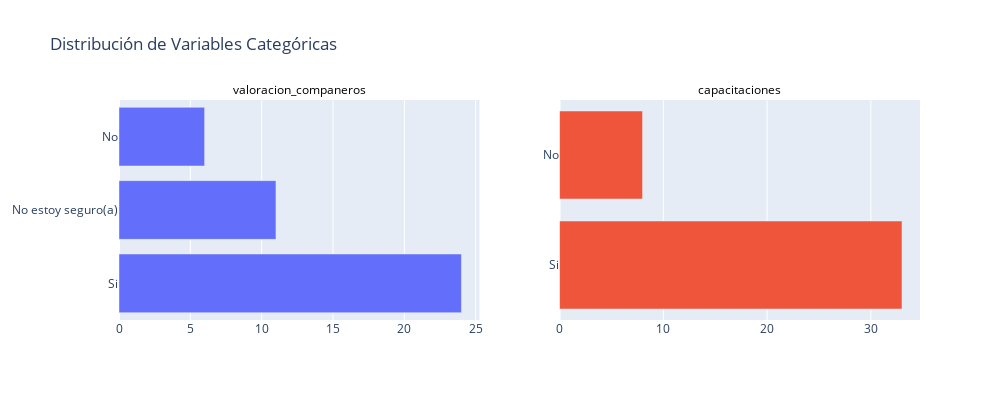

The notebook cell saved with this chart:
### Code cell
graficos_eda_categoricos(df_cat_rel)

### Figure 1 — Plotly figure (JSON) as saved in the notebook; plotly's stock layout.template omitted (floating-point values rounded to 4 significant figures)
{"data": [{"name": "valoracion_companeros", "orientation": "h", "type": "bar", "x": [24, 11, 6], "xaxis": "x", "y": ["Si", "No estoy seguro(a)", "No"], "yaxis": "y"}, {"name": "capacitaciones", "orientation": "h", "type": "bar", "x": [33, 8], "xaxis": "x2", "y": ["Si", "No"], "yaxis": "y2"}], "layout": {"annotations": [{"font": {"color": "black", "size": 12}, "showarrow": false, "text": "valoracion_companeros", "x": 0.225, "xanchor": "center", "xref": "paper", "y": 1, "yanchor": "bottom", "yref": "paper"}, {"font": {"color": "black", "size": 12}, "showarrow": false, "text": "capacitaciones", "x": 0.775, "xanchor": "center", "xref": "paper", "y": 1, "yanchor": "bottom", "yref": "paper"}], "height": 400, "showlegend": false, "title": {"text": "Distribución de Variables Categóricas"}, "width": 1000, "xaxis": {"anchor": "y", "domain": [0, 0.45]}, "xaxis2": {"anchor": "y2", "domain": [0.55, 1]}, "yaxis": {"anchor": "x", "domain": [0, 1]}, "yaxis2": {"anchor": "x2", "domain": [0, 1]}}}
